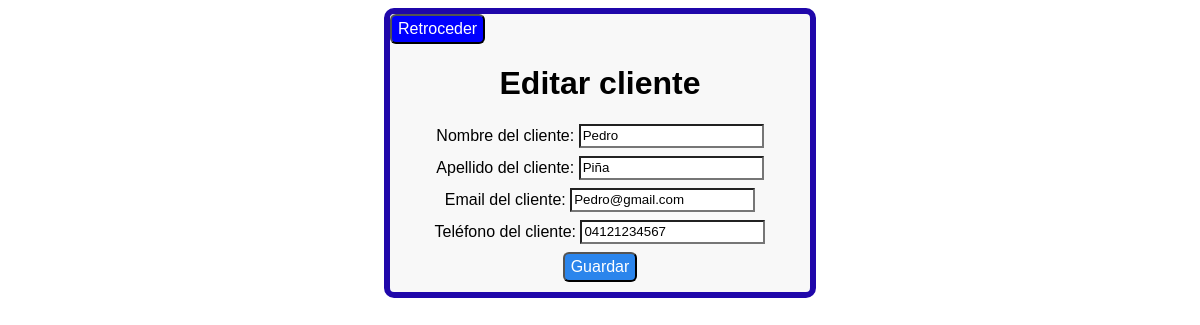
Screenshot of /crud_gestion_de_ventas/editar_cliente.php?id=14 with the database file from the repository.
### tables this page shows
CREATE TABLE `cliente` (
  `ID_Cliente` int(11) NOT NULL,
  `Nombre` varchar(20) NOT NULL,
  `Apellido` varchar(20) NOT NULL,
  `Email` varchar(30) NOT NULL,
  `Telefono` varchar(20) NOT NULL
);

### crud_gestion_de_ventas/editar_cliente.php (the view, shortened to what this page needs)
<?php
$connect = connection();
$ID = $_GET["id"];
$SQL_cliente = "SELECT ID_Cliente, Nombre, Apellido, Email, Telefono FROM cliente WHERE ID_Cliente=$ID";
$Query = mysqli_query($connect, $SQL_cliente);
$fila = mysqli_fetch_array($Query);
?>
<!DOCTYPE html>
<html lang="en">
<head>
    <link rel="stylesheet" href="styles/Styles.css">
</head>
<body>
<div class="Formulario">
<button onclick="goBack()">Retroceder</button>
    <h1>Editar cliente</h1>
    <form action="Actualizar_Cliente.php" method="post">
        <label for="nombre">Nombre del cliente:</label>
        <input type="text" id="nombre" name="nombre" value="<?= $fila['Nombre'] ?>" required><br>
        <label for="apellido">Apellido del cliente:</label>
        <input type="text" id="apellido" name="apellido" value="<?= $fila['Apellido'] ?>" required><br>
        <label for="email">Email del cliente:</label>
        <input type="email" id="email" name="email" value="<?= $fila['Email'] ?>"><br>
        <label for="telefono">Teléfono del cliente:</label>
        <input type="tel" id="telefono" name="telefono" value="<?= $fila['Telefono'] ?>"><br>
        <button type="submit">Guardar</button>
    </form>
</div>
</body>
</html>

### crud_gestion_de_ventas/styles/Styles.css (style rules this page uses)
body { background-color: white; color: black; font-family: Arial, sans-serif; display: flow-root; }
h1 { text-align: center; }
input, table { background-color: white; color: black; }
button { background-color: blue; color: white; height: 30px; border-radius: 6px; font-size: 16px; }
button[type="submit"] { background-color: rgb(43, 133, 236); }
form { text-align: center; }
.Formulario { margin: auto; width: 420px; background-color: rgba(243, 243, 243, 0.541); align-content: center; border-radius: 10px; border-style: solid; border-width: 6px; border-color: rgb(31, 7, 170); padding-bottom: 10px; margin-bottom: 10px; }
input { margin-bottom: 8px; height: 18px; }

### rows the page displays
cliente: nombre "Pedro", apellido "Piña", email "Pedro@gmail.com", telefono "04121234567"
